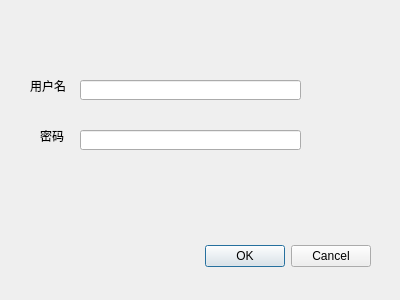
<?xml version="1.0" encoding="UTF-8"?>
<ui version="4.0">
 <class>Dialog</class>
 <widget class="QDialog" name="Dialog">
  <property name="geometry">
   <rect>
    <x>0</x>
    <y>0</y>
    <width>400</width>
    <height>300</height>
   </rect>
  </property>
  <property name="windowTitle">
   <string>Dialog</string>
  </property>
  <widget class="QDialogButtonBox" name="buttonBox">
   <property name="geometry">
    <rect>
     <x>30</x>
     <y>240</y>
     <width>341</width>
     <height>32</height>
    </rect>
   </property>
   <property name="orientation">
    <enum>Qt::Orientation::Horizontal</enum>
   </property>
   <property name="standardButtons">
    <set>QDialogButtonBox::StandardButton::Cancel|QDialogButtonBox::StandardButton::Ok</set>
   </property>
  </widget>
  <widget class="QLineEdit" name="usrLineEdit">
   <property name="geometry">
    <rect>
     <x>80</x>
     <y>80</y>
     <width>221</width>
     <height>20</height>
    </rect>
   </property>
  </widget>
  <widget class="QLineEdit" name="pwdLineEdit">
   <property name="geometry">
    <rect>
     <x>80</x>
     <y>130</y>
     <width>221</width>
     <height>20</height>
    </rect>
   </property>
  </widget>
  <widget class="QLabel" name="label">
   <property name="geometry">
    <rect>
     <x>30</x>
     <y>80</y>
     <width>40</width>
     <height>12</height>
    </rect>
   </property>
   <property name="text">
    <string>用户名</string>
   </property>
  </widget>
  <widget class="QLabel" name="label_2">
   <property name="geometry">
    <rect>
     <x>40</x>
     <y>130</y>
     <width>40</width>
     <height>12</height>
    </rect>
   </property>
   <property name="text">
    <string>密码</string>
   </property>
  </widget>
 </widget>
 <resources/>
 <connections>
  <connection>
   <sender>buttonBox</sender>
   <signal>accepted()</signal>
   <receiver>Dialog</receiver>
   <slot>accept()</slot>
   <hints>
    <hint type="sourcelabel">
     <x>248</x>
     <y>254</y>
    </hint>
    <hint type="destinationlabel">
     <x>157</x>
     <y>274</y>
    </hint>
   </hints>
  </connection>
  <connection>
   <sender>buttonBox</sender>
   <signal>rejected()</signal>
   <receiver>Dialog</receiver>
   <slot>reject()</slot>
   <hints>
    <hint type="sourcelabel">
     <x>316</x>
     <y>260</y>
    </hint>
    <hint type="destinationlabel">
     <x>286</x>
     <y>274</y>
    </hint>
   </hints>
  </connection>
 </connections>
</ui>
